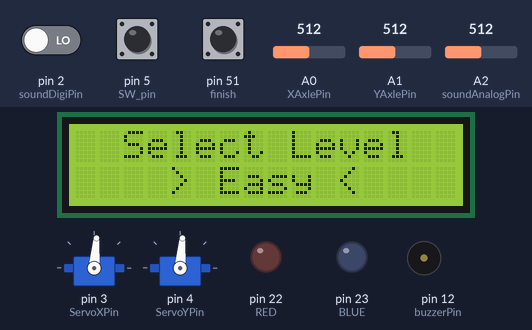
Recording of a sketch running on a simulated Arduino Mega 2560, built with avr-gcc and run on an emulated ATmega2560. On the bench: 2 × servo, 16×2 character LCD, output pins drawn as LEDs (lit = HIGH), buzzer (waves = sounding). Inputs (shaded band) come from the test bench; at power-on: pin 5 (SW_pin) HIGH, pin 51 (finish) HIGH, pin 2 (soundDigiPin) LOW, A0 (XAxlePin) = 512, A1 (YAxlePin) = 512, A2 (soundAnalogPin) = 512. What the sketch prints to the serial monitor is not drawn. At 7.0 s the program stops and its outputs stay as they are.

Above: at 1.2 s.
1.3 s: pin 5 (SW_pin) pulled LOW for 0.15 s
At 1.6 s:
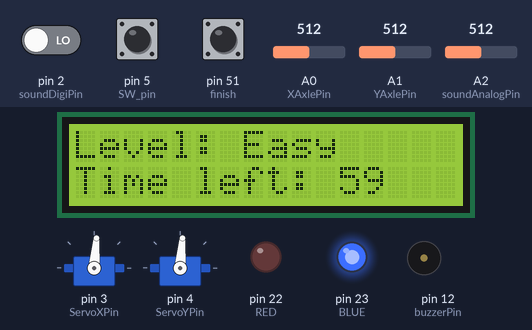
4.4 s: pin 51 (finish) pulled LOW for 0.15 s
At 6.3 s:
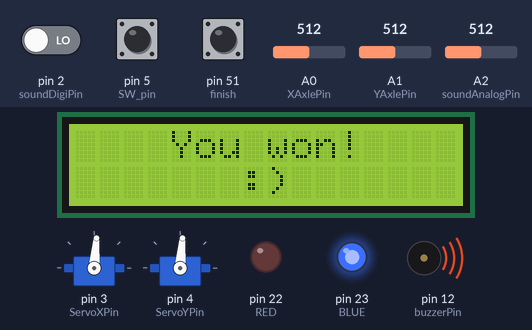
At 7.9 s:
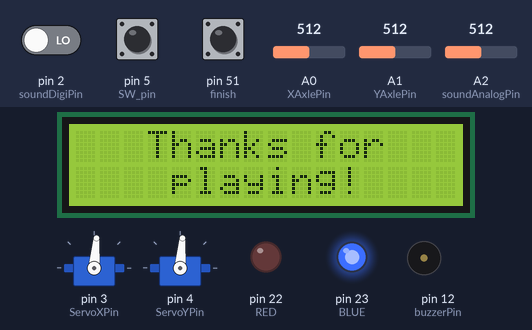
Timing chart, 0 to 8.5 s (numbered marks = the images above; inputs shaded):
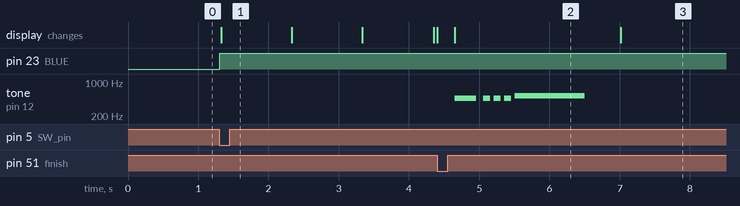

Measured:
- after the input at 1.3 s, pin 23 (BLUE): LOW → HIGH at once; the display: changes at once (image 1)
- after the input at 4.4 s, tone on pin 12 (buzzerPin): plays 466 Hz for 0.30 s, 466 Hz for 0.10 s, 466 Hz for 0.10 s, 466 Hz for 0.10 s, 523 Hz for 1.0 s, starting after 0.26 s; the display: first changes at once (image 2 shows a later state)
- what the display in image 2 shows lasts 2.3 s, from 4.7 s to 7.0 s

The sketch:

maze_old.ino
```cpp
#include <Servo.h>
#include <LiquidCrystal.h>
#include "pitches.h"


/***** SERVO MOTORS *****/

// Define servo motors
Servo myServoX;
Servo myServoY;

// Define pins for each axis
int ServoXPin = 3;
int ServoYPin = 4;

// Set home position for servos
int ServoXHomePos = 85;
int ServoYHomePos = 85;

int ServoXPos;
int ServoYPos;

int servoStep;

/***** JOYSTICK *****/

// Define joystick control pins for each axis
int SW_pin = 5;
int XAxlePin = A0;
int YAxlePin = A1;

// Set start values for joystick
int XAxleValue = 0;
int YAxleValue = 0;

int range = 12;           // output range of joystick X or Y movement
int centre = range/2;     // resting position value
int threshold = range/4;  // resting threshold


/***** LCD *****/

// Initialise library with interface pin numbers
LiquidCrystal lcd(6, 7, 8, 9, 10, 11);

char *levels[] = {"Easy", "Hard"};
int difficulty = 0; // pick 'easy' as default level

bool lvl_selected;

unsigned int durations[] = {60000, 5000};  // Time limits for each level
unsigned int start_time;
unsigned int time_lim;


/***** GAME OVER PROTOCOL *****/

int finish = 51;      // finish 'line' (basically tilt ball sensor)
bool played = false;  // check if game has already been played


/***** BUZZER *****/

int buzzerPin = 12;
int fail_tone[] = {NOTE_AS3, NOTE_A3, NOTE_GS3};

int short_note = 500;
int long_note = 1500;


/***** SOUND SENSOR *****/

int soundAnalogPin = A2;
int soundDigiPin = 2;
int soundAnalogVal = 0;
int soundDigiVal;

#define RED 22
#define BLUE 23


void setup() {
  myServoX.attach(ServoXPin);
  myServoY.attach(ServoYPin);

  // Update servo positions at start-up
  ServoXPos = ServoXHomePos;
  ServoYPos = ServoYHomePos;
  myServoX.write(ServoXPos);
  myServoY.write(ServoYPos);

  digitalWrite(SW_pin, HIGH); // Instantiate joystick button

  lcd.begin(16, 2); // Set up LCD

  // Set up finish protocols
  digitalWrite(finish, HIGH);
  lvl_selected = false;

  Serial.begin(9600);

  pinMode(soundDigiPin, INPUT);

  // LEDs for servo step indication
  pinMode(RED, OUTPUT);
  pinMode(BLUE, OUTPUT);
  digitalWrite(RED, LOW);
  digitalWrite(BLUE, LOW);
}

void loop() {
  /***** LEVEL SELECTION *****/
  while (lvl_selected == false) {
    // Print level select message on LCD
    lcd.setCursor(2, 0);
    lcd.print("Select Level");

    lcd.setCursor(1, 1);
    lcd.print("   > ");
    lcd.print(levels[difficulty]);
    lcd.print(" <   ");

    XAxleValue = readAxis(XAxlePin);
    YAxleValue = readAxis(YAxlePin);

    // Check if joystick is moved
    if (XAxleValue != 0 || YAxleValue != 0) {
      if (difficulty == 0) {
        difficulty = 1; // If current level is easy, set to hard
      } else {
        difficulty = 0; // If current level is hard, set to easy
      }

      delay(250);
    }

    // Check if the joystick is pressed down
    if (digitalRead(SW_pin) == 0) {
      lvl_selected = true;
      Serial.print("Level selected: ");
      Serial.println(levels[difficulty]);

      time_lim = durations[difficulty];
      Serial.print("Time limit: ");
      Serial.println(time_lim);

      lcd.clear();
      start_time = millis();  // begin timer
      Serial.print("Start time: ");
      Serial.println(start_time);
      Serial.print("\n");

      servoStep = 1;
      digitalWrite(BLUE, HIGH);
      Serial.print("Setting servoStep to: ");
      Serial.println(servoStep);
    }
  }

  // Poll sound sensor
  soundAnalogVal = analogRead(soundAnalogPin);
  soundDigiVal = digitalRead(soundDigiPin);

  // Change servoStep (and LEDs to match) if sound change detected
  if (soundDigiVal == 1) {
    if (servoStep == 1) {
      servoStep = 2; // LED purple
      digitalWrite(RED, HIGH);
      digitalWrite(BLUE, HIGH);
      Serial.print("Setting servoStep to: ");
      Serial.println(servoStep);
    } else if (servoStep == 2) {
      servoStep = 3;  // LED red
      digitalWrite(RED, HIGH);
      digitalWrite(BLUE, LOW);
      Serial.print("Setting servoStep to: ");
      Serial.println(servoStep);
    } else {
      servoStep = 1;  // LED blue
      digitalWrite(RED, LOW);
      digitalWrite(BLUE, HIGH);
      Serial.print("Setting servoStep to: ");
      Serial.println(servoStep);
    }
  }

  XAxleValue = readAxis(XAxlePin);
  YAxleValue = readAxis(YAxlePin);

  int servoDelay = round(100/servoStep);

  // Check joystick vals and move servos
  if (XAxleValue > 0) {
    ServoXPos += servoStep;
    myServoX.write(ServoXPos);
    delay(servoDelay);
  }
  if (XAxleValue < 0) {
    ServoXPos -= servoStep;
    myServoX.write(ServoXPos);
    delay(servoDelay);
  }
  if (YAxleValue > 0) {
    ServoYPos += servoStep;
    myServoY.write(ServoYPos);
    delay(servoDelay);
  }
  if (YAxleValue < 0) {
    ServoYPos -= servoStep;
    myServoY.write(ServoYPos);
    delay(servoDelay);
  }

  int angleLim = 24;  // limit servo to home position +/- angleLim
  if (ServoXPos > ServoXHomePos + angleLim) {
     ServoXPos = ServoXHomePos + angleLim;
  }
  if (ServoXPos < ServoXHomePos - angleLim) {
    ServoXPos = ServoXHomePos - angleLim;
  }
  if (ServoYPos > ServoYHomePos + angleLim) {
    ServoYPos = ServoYHomePos + angleLim;
  }
  if (ServoYPos < ServoYHomePos - angleLim) {
    ServoYPos = ServoYHomePos - angleLim;
  }

  lcd.setCursor(0, 0);
  lcd.print("Level: ");
  lcd.print(levels[difficulty]);

  lcd.setCursor(0, 1);
  lcd.print("Time left:     ");
  lcd.setCursor(11, 1);

  unsigned int time_now = millis();
  signed long int time_left = start_time + time_lim - time_now;

//  Serial.print("Current time: ");
//  Serial.println(time_now);
//  Serial.print("Time left: ");
//  Serial.println(time_left);
//  Serial.print("\n");

  if (time_left > 200) {
    lcd.print(round(time_left/1000));
    delay(10);
  } else if (played == false) {
    // Loss protocol
    lcd.print("0");
    lcd.clear();

    delay(250);

    lcd.setCursor(4, 0);
    lcd.print("You lost");
    lcd.setCursor(7, 1);
    lcd.print(":(");

    Serial.println("Game over: defeat");
    played = true;

    // Sad trombone sound
    for (int thisNote = 0; thisNote < 3; thisNote++) {
      tone(buzzerPin, fail_tone[thisNote], short_note);
      delay(1000);
    }
    tone(buzzerPin, NOTE_G3, long_note);
    delay(long_note + 250);
  }

  // Win protocol
  int digitalVal = digitalRead(finish);

  if(digitalVal == LOW && played == false) {
    lcd.clear();
    delay(250);

    lcd.setCursor(4, 0);
    lcd.print("You won!");
    lcd.setCursor(7, 1);
    lcd.print(":)");

    Serial.println("Game over: victory");
    played = true;

    tone(buzzerPin, NOTE_AS4, 300);
    delay(400);

    for (int i=0; i<3; i++) {
      tone(buzzerPin, NOTE_AS4, 100);
      delay(150);
    }

    tone(buzzerPin, NOTE_C5, 1000);
    delay(1500);
  }

  // Final message
  while(played) {
    lcd.setCursor(3, 0);
    lcd.print("Thanks for");
    lcd.setCursor(4, 1);
    lcd.print("playing!");
  }

  delay(10);
}

int readAxis(int thisAxis) {
  // Read analog input
  int reading = analogRead(thisAxis);

  // Map reading from analog input to output range
  reading = map(reading, 0, 1023, 0, range);

  // If output reading outside of rest position threshold, use it:
  int distance = reading - centre;
  if (abs(distance) < threshold) {
    distance = 0;
  }

  return distance;  // for specified axis
}
```
